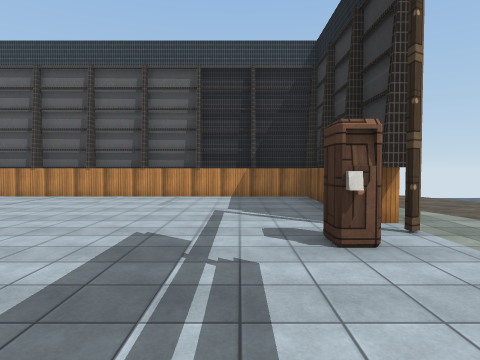
[1] (above)

14 first-person views from a walk through a 3-D level made in the Unity game engine. The camera is 1.5 m above the floor, tilts 2° down and sees 75° across. The floor is counted in squares, 2 m on a side. Each view is taken from the middle of a square. On the plan, view 1 faces up. The plan holds only what a view shows up to about 10 squares ahead; the rest is blank. The place goes on beyond the plan. Some surface patterns are stand-ins.

[2]
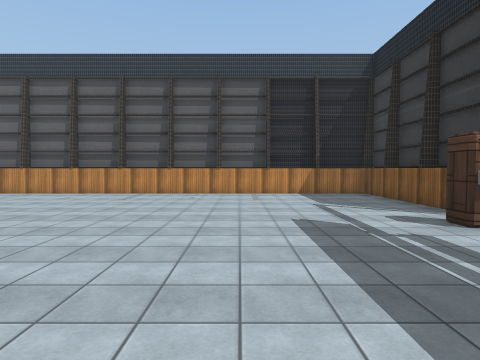

[3]
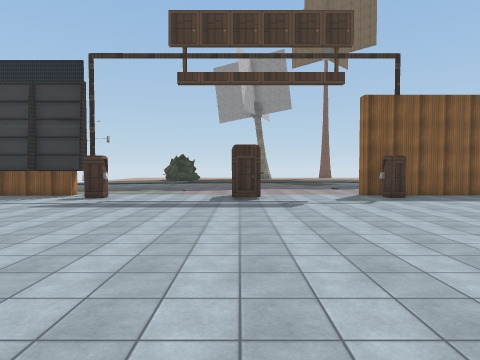

[4]
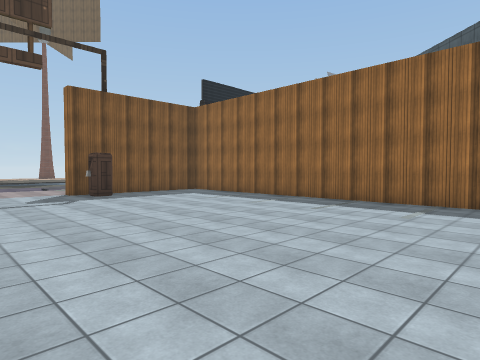

[5]
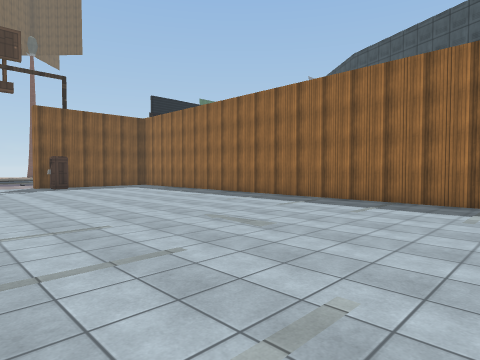

[6]
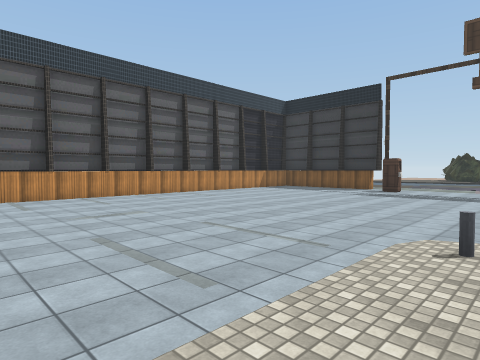

[7]
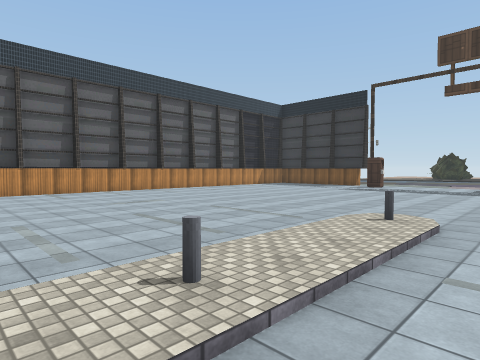

[8]
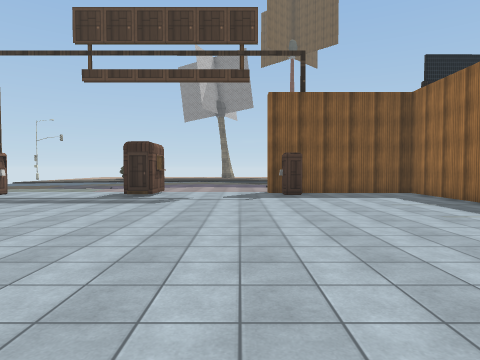

[9]
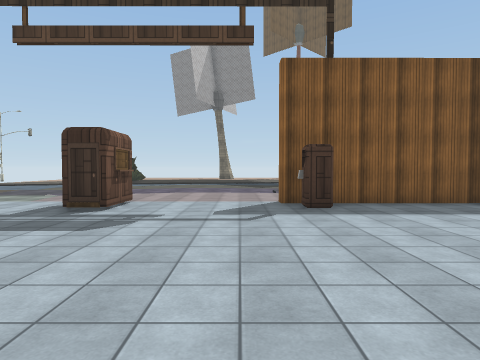

[10]
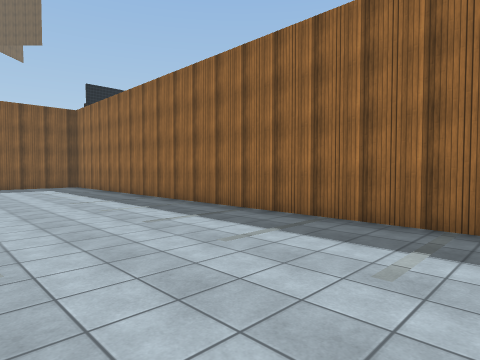

[11]
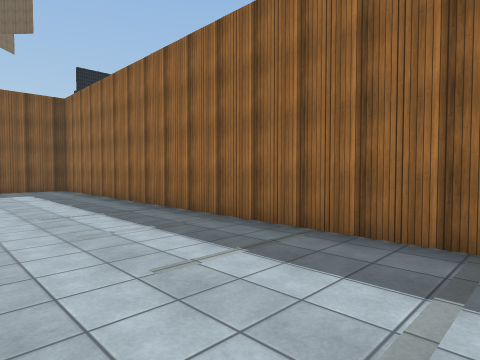

[12]
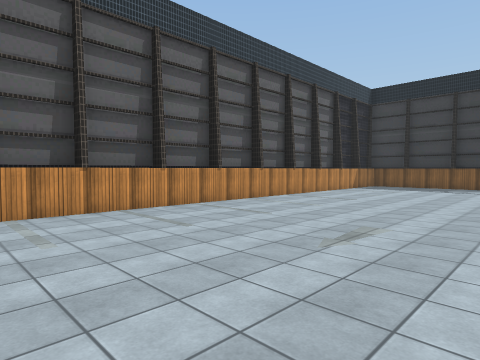

[13]
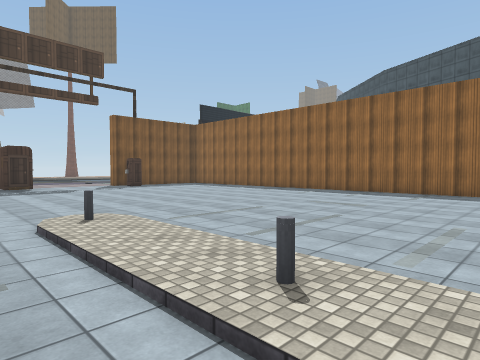

[14]
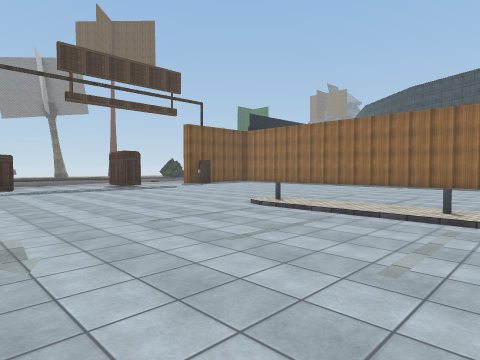

### Floor plan
Key: @ floor where view 1 was taken; # wall or solid block; . floor; / step, stairs or slope; = window, fence, low wall or low ledge.
Columns run from 12 left of view 1 to 5 right of it. Each row starts with its distance up from view 1.
  9  ##############
  8  .............# ./
  7 ..............# ..
  6 ..............#...
  5 ..............#..
  4 ..............#.
  3 .............#....
  2 ..................
  1 .................
  0 /=//=/......@..
 -1 //////.......##...
 -2 ..................
 -3 ..................
 -4 ..................
 -5 .............##...
 -6 .............##
 -7 ..............#
 -8 ..............#
 -9 ..............#
-10  ##############

Positions as (right, up) in squares from view 1, and headings:
1: (0, 0), facing up
2: (-2, -1), facing up
3: (-8, -1), facing right
4: (-8, -2), facing down-right
5: (-12, -2), facing down-right
6: (-11, -1), facing up-right
7: (-12, -2), facing up-right
8: (-8, -4), facing right
9: (-5, -4), facing right
10: (-12, -5), facing down-right
11: (-10, -6), facing down-right
12: (-12, 3), facing up-right
13: (-12, 1), facing down-right
14: (-12, 5), facing down-right
